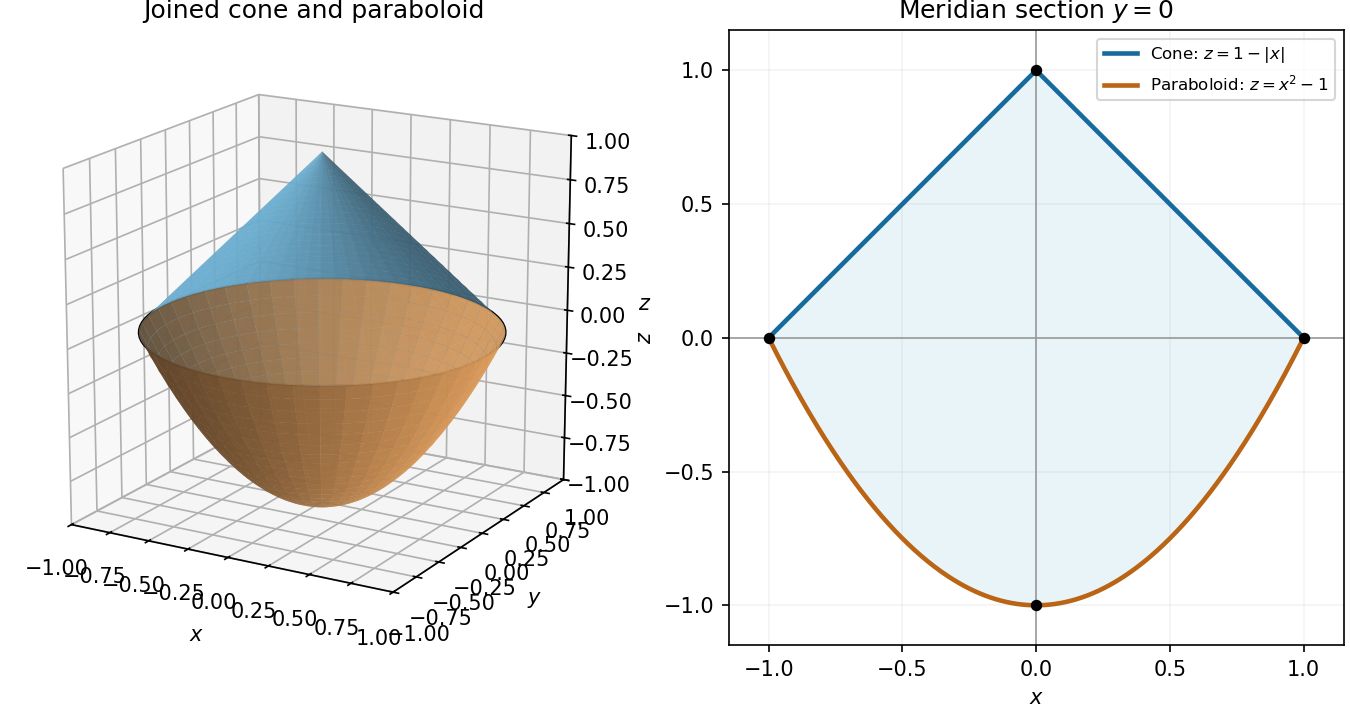

Reproduce this figure in Python.
"""Generate this figure in cwd, normally the mirrored _media directory.
Tested with Python 3.14, NumPy 2.3.5 and Matplotlib 3.10.7.
Dependencies are declared in the repository pyproject.toml.
"""
from pathlib import Path
import matplotlib
matplotlib.use("Agg")
import matplotlib.pyplot as plt
import numpy as np

fig = plt.figure(figsize=(9,4.7),layout="constrained")
ax = fig.add_subplot(121,projection="3d")
r = np.linspace(0,1,45)
phi = np.linspace(0,2*np.pi,90)
rr, pp = np.meshgrid(r,phi)
xx, yy = rr*np.cos(pp), rr*np.sin(pp)
ax.plot_surface(xx,yy,1-rr,color="#70b6db",alpha=0.8,linewidth=0,rstride=2,cstride=2)
ax.plot_surface(xx,yy,rr**2-1,color="#e7a25e",alpha=0.85,linewidth=0,rstride=2,cstride=2)
ax.plot(np.cos(phi),np.sin(phi),np.zeros_like(phi),color="black",linewidth=1.2)
ax.set(xlabel=r"$x$",ylabel=r"$y$",zlabel=r"$z$",xlim=(-1,1),ylim=(-1,1),zlim=(-1,1),title="Joined cone and paraboloid")
ax.set_box_aspect((1,1,1))
ax.view_init(elev=17,azim=-60)
bx = fig.add_subplot(122)
s = np.linspace(-1,1,401)
bx.fill_between(s,s*s-1,1-np.abs(s),color="#70b6db",alpha=0.15)
bx.plot(s,1-np.abs(s),color="#176b9c",linewidth=2.2,label=r"Cone: $z=1-|x|$")
bx.plot(s,s*s-1,color="#b96515",linewidth=2.2,label=r"Paraboloid: $z=x^2-1$")
bx.axhline(0,color="0.6",linewidth=0.8)
bx.axvline(0,color="0.6",linewidth=0.8)
bx.scatter([-1,0,0,1],[0,1,-1,0],color="black",s=20,zorder=5)
bx.set(xlabel=r"$x$",ylabel=r"$z$",xlim=(-1.15,1.15),ylim=(-1.15,1.15),title=r"Meridian section $y=0$")
bx.set_aspect("equal")
bx.legend(loc="upper right",fontsize=8)
bx.grid(alpha=0.15)
fig.savefig(Path.cwd() / Path(__file__).with_suffix(".png").name, dpi=150, facecolor="white")
plt.close(fig)
